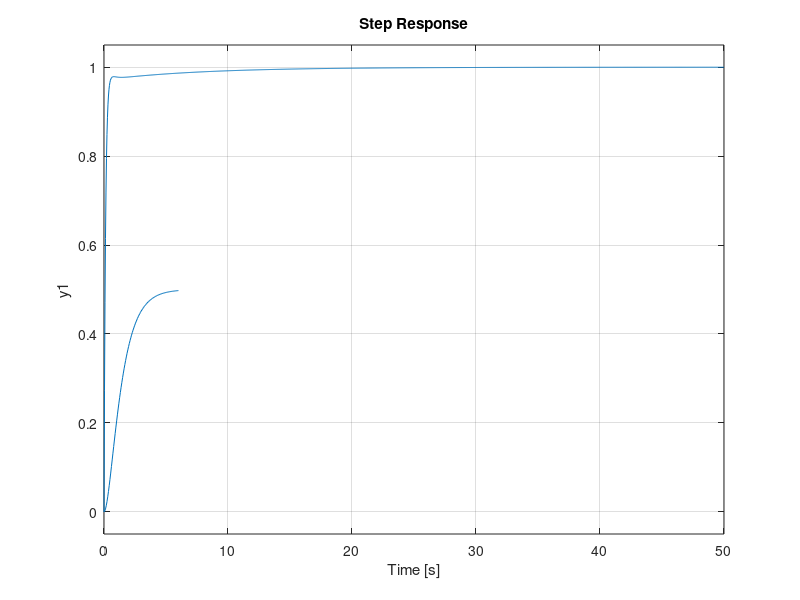

The MATLAB source for this figure:
% PID controller
clear all
clc

% dalam pembuatan pembilang(num) dan penyebut (denum)
% kita tinggal taro aja angka dan dia auto tau ini orde ke brp
num = [ 1 ]     % artinya cuma 1
denum = [1 3 1] % artinya 1s^2 + 3s + 1

Gp = tf(num,denum) % jadi transfer functionnya
H = [1]            % umpan sensor

M = feedback(Gp,H)
step(M)
hold on

%%
Kp = 24
Ki = 3
Kd = 8

Gc = pid(Kp,Ki,Kd)
Mc = feedback(Gc*Gp, H)
step(Mc)
grid on
